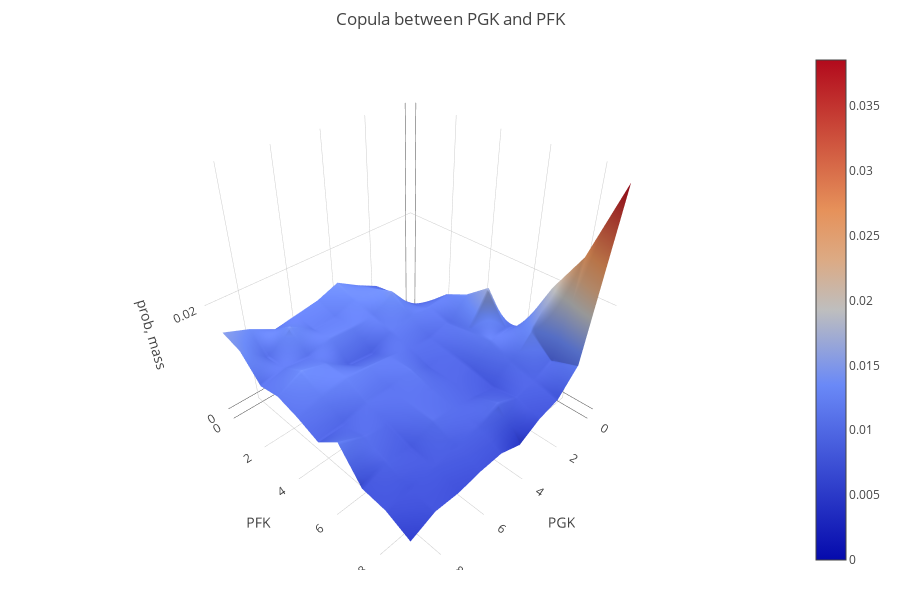

Source (notebook cell):
### Code cell
cells = 10
plot_copula(data_flux1, data_flux2, n = cells)
